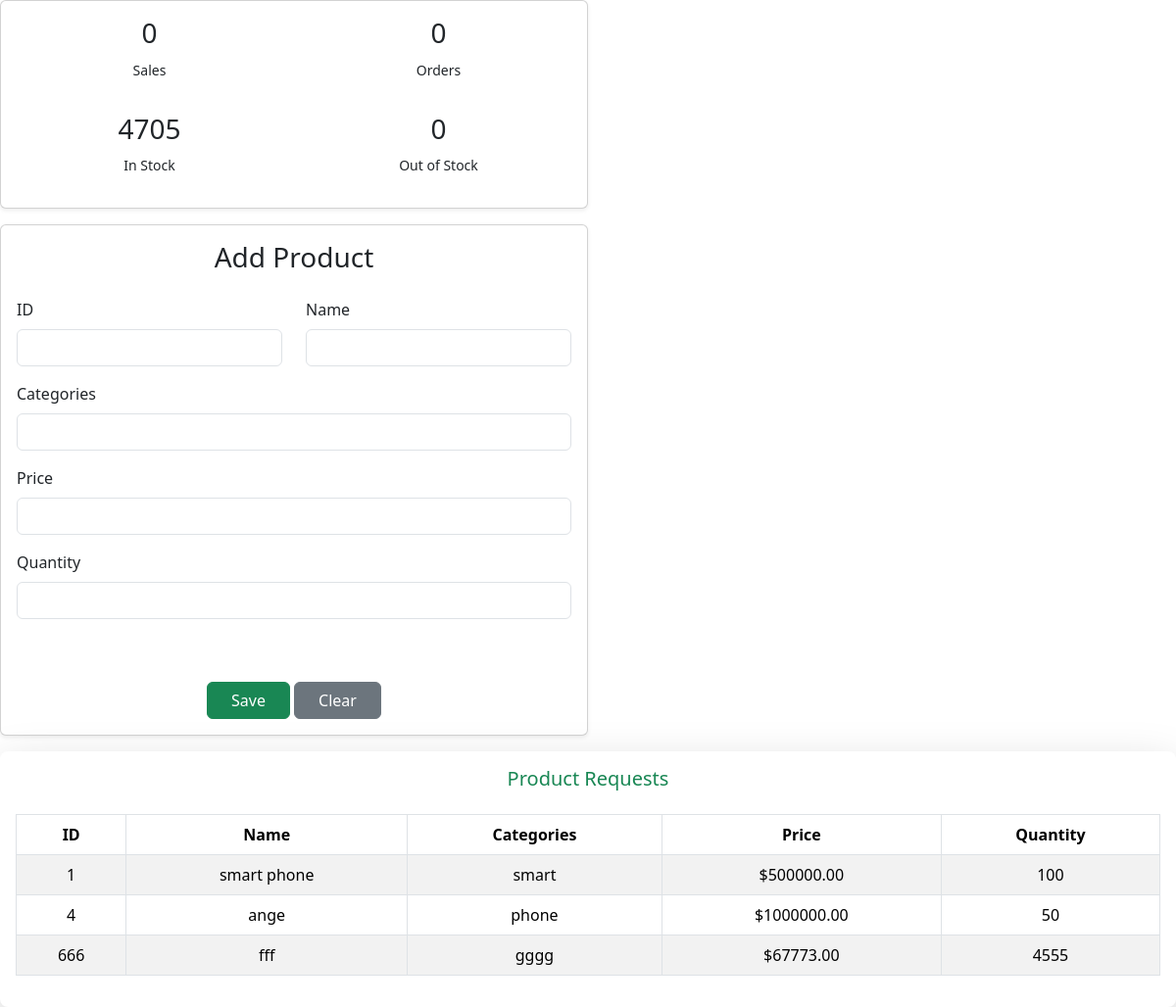
The page / on the database its author committed.
### assessment/models.py (models this page shows, shortened)
class Product (models.Model):
    id = models.IntegerField(primary_key=True)
    name = models.CharField(max_length=100)
    categories = models.CharField(max_length=200)
    price = models.DecimalField(max_digits=10, decimal_places=2)
    quantity = models.PositiveIntegerField()

### assessment/views.py (the view)
# urls.py: path('', views.add_product, name='product'),
def add_product(request):
    if request.method == "POST":
        form = ProductForm(request.POST)
        if form.is_valid():
            form.save()
            return redirect("product")
    else:
        form = ProductForm()
    stock = Product.objects.aggregate(total=Sum('quantity'))['total'] or 0
    out_stock_count = Product.objects.filter(quantity=0).count()
    products = Product.objects.all()
    context = {
        "form": form,
        "products": products,
        "requests": products,
        "stock_summary": {"sales": 0, "orders": 0},
        "stock": stock,
        "out_stock_count": out_stock_count,
    }
    return render(request, "pages/product.html", context)

### assessment/forms.py
class ProductForm(forms.ModelForm):
    class Meta:
        model = Product
        fields = ['id', 'name', 'categories', 'price', 'quantity']
        widgets = {
            'id': forms.NumberInput(attrs={'class': 'form-control'}),
            'name': forms.TextInput(attrs={'class': 'form-control'}),
            'categories': forms.TextInput(attrs={'class': 'form-control'}),
            'price': forms.NumberInput(attrs={'class': 'form-control', 'step': '0.01'}),
            'quantity': forms.NumberInput(attrs={'class': 'form-control'}),
        }

### assessment/templates/pages/product.html (shortened to what this page needs)
{% extends "pages/base.html" %}
{% block content %}
<!DOCTYPE html>
<html>
    <head>
        <link rel="stylesheet" href="/assessment/static/bootstrap-5.3.7-dist/css/bootstrap.min.css">
    </head>
    <body>
    <div class="col-md-6 mb-3">
      <div class="card shadow-sm text-center h-100">
        <div class="card-body">
          <div class="row">
            <div class="col-6 mb-3">
              <p class="h3">{{ stock_summary.sales|default:"0" }}</p>
              <small>Sales</small>
            </div>
            <div class="col-6 mb-3">
              <p class="h3">{{ stock_summary.orders|default:"0" }}</p>
              <small>Orders</small>
            </div>
          </div>
          <div class="row mt-3">
            <div class="col-6 mb-3">
              <p class="h3">{{ stock|default:"0" }}</p>
              <small>In Stock</small>
            </div>
            <div class="col-6 mb-3">
              <p class="h3">{{ out_stock_count|default:"0" }}</p>
              <small>Out of Stock</small>
            </div>
          </div>
        </div>
      </div>
    </div>
    <div class="col-md-6 mb-3">
      <div class="card shadow-sm h-100">
        <div class="card-body">
          <h3 class="text-center mb-4">Add Product</h3>
          <form method="POST">
            <div class="row">
              <div class="col-md-6 mb-3">
                <label for="id_id" class="form-label">ID</label><br>
                {{ form.id }}
              </div>
              <div class="col-md-6 mb-3">
                <label for="id_name" class="form-label">Name</label><br>
                {{ form.name }}
              </div>
            </div>
            <div class="mb-3">
              <label for="id_categories" class="form-label">Categories</label><br>
              {{ form.categories }}
            </div>
            <div class="mb-3">
              <label for="id_price" class="form-label">Price</label><br>
              {{ form.price }}
            </div>
            <div class="mb-3">
              <label for="id_quantity" class="form-label">Quantity</label><br>
              {{ form.quantity }}
            </div><br>
            <div class="text-center mt-4">
              <button type="submit" class="btn btn-success px-4">Save</button>
              <a href="{% url 'product' %}" class="btn btn-secondary px-4">Clear</a>
            </div>
          </form>
        </div>
      </div>
    </div>
<div class="row">
  <div class="col-12">
    <div class="card shadow-lg border-0 rounded-3">
      <div class="card-body">
        <h5 class="card-title text-center mb-4 text-success">Product Requests</h5>
        {% if requests %}
          <div class="table-responsive">
            <table class="table table-striped table-hover table-bordered text-center align-middle border-3">
              <thead class="bg-success text-white">
                <tr>
                  <th scope="col">ID</th>
                  <th scope="col">Name</th>
                  <th scope="col">Categories</th>
                  <th scope="col">Price</th>
                  <th scope="col">Quantity</th>
                </tr>
              </thead>
              <tbody>
                {% for req in requests %}
                  <tr>
                    <td>{{ req.id }}</td>
                    <td>{{ req.name }}</td>
                    <td>{{ req.categories }}</td>
                    <td>${{ req.price }}</td>
                    <td>{{ req.quantity }}</td>
                  </tr>
                {% endfor %}
              </tbody>
            </table>
          </div>
        {% else %}
          <p class="text-center text-muted">No products found.</p>
        {% endif %}
      </div>
    </div>
  </div>
</div>
{% endblock content %}

### assessment/templates/pages/base.html (shortened to what this page needs)
<!DOCTYPE html>
<html>
    <head>
        <link rel="stylesheet" href="/assessment/static/bootstrap-5.3.7-dist/css/bootstrap.min.css">
    </head>
    <body>
         {% block content %}{% endblock %}
    </body>
</html>

### rows shown on the page
Product: id "1", name "smart phone", categories "smart", price "500000.00", quantity "100"
Product: id "4", name "ange", categories "phone", price "1000000.00", quantity "50"
Product: id "666", name "fff", categories "gggg", price "67773.00", quantity "4555"

### other values the page prints
{{ stock_summary.sales|default:"0" }} "0"
{{ stock_summary.orders|default:"0" }} "0"
{{ stock|default:"0" }} "4705"
{{ out_stock_count|default:"0" }} "0"
